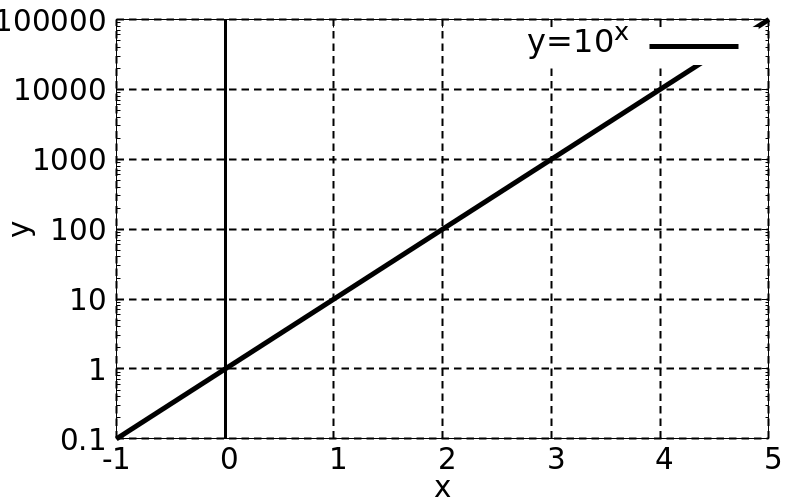

gnuplot code for this plot:
load "template/function-plot.gnuplot"

set xrange [-1:5]
set yrange [0:100000]

set xtics 1

set logscale y

plot 10**x lc 0 lw 5 title "y=10^x"
